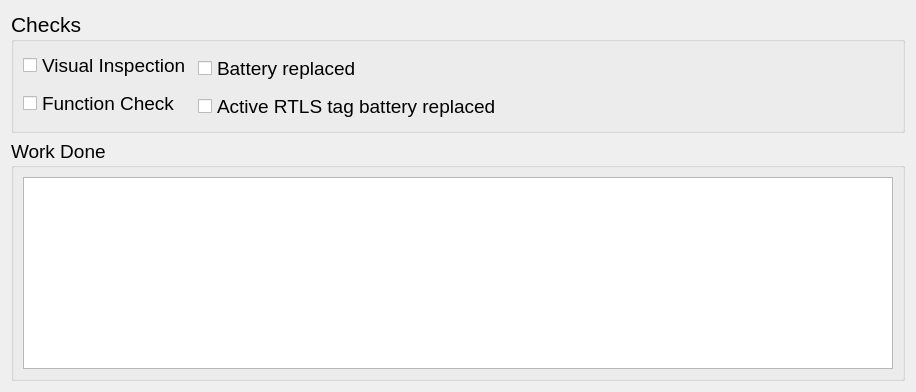
          <widget class="QWidget" name="tab">
           <attribute name="title">
            <string>Return Loan</string>
           </attribute>
           <layout class="QVBoxLayout" name="verticalLayout_9">
            <item>
             <widget class="QGroupBox" name="groupBox_8">
              <property name="maximumSize">
               <size>
                <width>1200</width>
                <height>16777215</height>
               </size>
              </property>
              <property name="font">
               <font>
                <pointsize>16</pointsize>
               </font>
              </property>
              <property name="cursor">
               <cursorShape>ArrowCursor</cursorShape>
              </property>
              <property name="title">
               <string>Checks</string>
              </property>
              <layout class="QGridLayout" name="gridLayout_4">
               <property name="rightMargin">
                <number>400</number>
               </property>
               <item row="0" column="0">
                <widget class="QCheckBox" name="chkbx_visual_insp">
                 <property name="font">
                  <font>
                   <pointsize>14</pointsize>
                  </font>
                 </property>
                 <property name="cursor">
                  <cursorShape>PointingHandCursor</cursorShape>
                 </property>
                 <property name="text">
                  <string>Visual Inspection</string>
                 </property>
                </widget>
               </item>
               <item row="0" column="1" rowspan="2">
                <widget class="QCheckBox" name="chkbx_batt_replace">
                 <property name="font">
                  <font>
                   <pointsize>14</pointsize>
                  </font>
                 </property>
                 <property name="cursor">
                  <cursorShape>PointingHandCursor</cursorShape>
                 </property>
                 <property name="text">
                  <string>Battery replaced</string>
                 </property>
                </widget>
               </item>
               <item row="1" column="0" rowspan="2">
                <widget class="QCheckBox" name="chkbx_function">
                 <property name="font">
                  <font>
                   <pointsize>14</pointsize>
                  </font>
                 </property>
                 <property name="cursor">
                  <cursorShape>PointingHandCursor</cursorShape>
                 </property>
                 <property name="text">
                  <string>Function Check</string>
                 </property>
                </widget>
               </item>
               <item row="2" column="1">
                <widget class="QCheckBox" name="chkbx_batt_replace_2">
                 <property name="font">
                  <font>
                   <pointsize>14</pointsize>
                  </font>
                 </property>
                 <property name="cursor">
                  <cursorShape>PointingHandCursor</cursorShape>
                 </property>
                 <property name="text">
                  <string>Active RTLS tag battery replaced</string>
                 </property>
                </widget>
               </item>
              </layout>
             </widget>
            </item>
            <item>
             <widget class="QGroupBox" name="groupBox_3">
              <property name="maximumSize">
               <size>
                <width>1200</width>
                <height>16777215</height>
               </size>
              </property>
              <property name="font">
               <font>
                <pointsize>14</pointsize>
               </font>
              </property>
              <property name="title">
               <string>Work Done</string>
              </property>
              <layout class="QHBoxLayout" name="horizontalLayout_6">
               <property name="spacing">
                <number>20</number>
               </property>
               <item>
                <widget class="QPlainTextEdit" name="txt_work_done">
                 <property name="minimumSize">
                  <size>
                   <width>0</width>
                   <height>0</height>
                  </size>
                 </property>
                 <property name="font">
                  <font>
                   <pointsize>14</pointsize>
                  </font>
                 </property>
                </widget>
               </item>
              </layout>
             </widget>
            </item>
           </layout>
          </widget>
